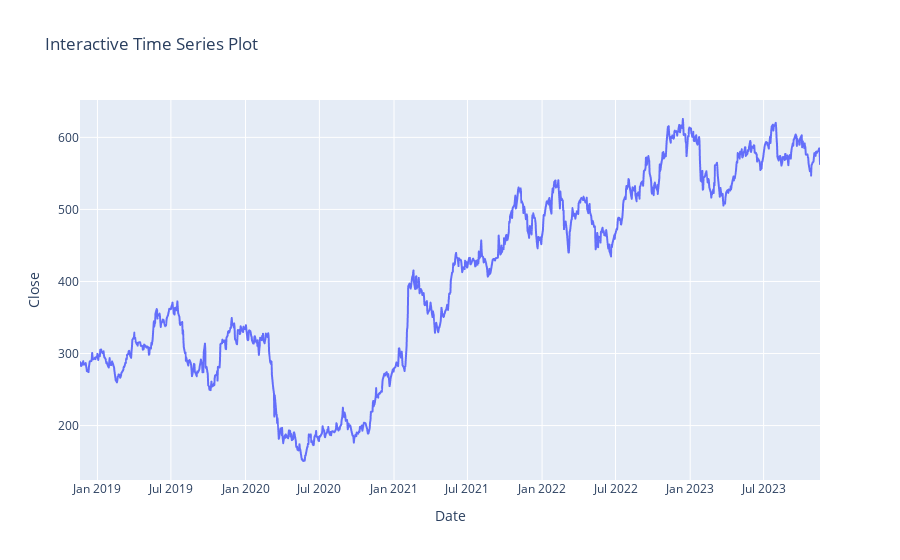

Write notebook code for a chart like this one.
### Code cell
# Time Series Analysis: Visualize rolling statistics
plt.figure(figsize=(12, 6))
sbi_data['Rolling Mean'] = sbi_data['Close'].rolling(window=30).mean()
sbi_data['Rolling Std'] = sbi_data['Close'].rolling(window=30).std()

plt.plot(sbi_data['Date'], sbi_data['Close'], label='Closing Price')
plt.plot(sbi_data['Date'], sbi_data['Rolling Mean'], label='Rolling Mean')
plt.plot(sbi_data['Date'], sbi_data['Rolling Std'], label='Rolling Std')
plt.title('SBI Stock Closing Prices with Rolling Statistics')
plt.xlabel('Date')
plt.ylabel('Closing Price')
plt.legend()
plt.show()

# Outlier Detection: Visualize outliers
plt.figure(figsize=(10, 6))
sns.boxplot(x=sbi_data['Close'])
plt.title('Boxplot of Closing Prices to Identify Outliers')
plt.show()

# Feature Distribution: Visualize distribution of features
plt.figure(figsize=(12, 8))
sns.pairplot(sbi_data[['Open', 'High', 'Low', 'Close']])
plt.suptitle('Pair Plot of Open, High, Low, and Close Prices')
plt.show()

# # Categorical Variable Analysis: Visualize counts of categorical variables
# plt.figure(figsize=(10, 6))
# sns.countplot(x='DayOfWeek', data=sbi_data)
# plt.title('Count of Data Points for Each Day of the Week')
# plt.show()

# Data Transformation: Log transformation
sbi_data['Log_Close'] = sbi_data['Close'].apply(lambda x: 0 if x == 0 else np.log(x + 1))

# Statistical Tests: Example of correlation test
correlation, p_value = scipy.stats.pearsonr(sbi_data['Close'], sbi_data['Volume'])
print(f'Correlation between Close Price and Volume: {correlation}, p-value: {p_value}')

# Interactive Visualizations: Using Plotly (install using: pip install plotly)
import plotly.express as px
fig = px.line(sbi_data, x='Date', y='Close', title='Interactive Time Series Plot')
fig.show()

### Figure 1 — Plotly figure (JSON) as saved in the notebook; plotly's stock layout.template omitted (floating-point values rounded to 4 significant figures; data arrays with more than 128 entries replaced by an {"elided": "..."} marker saying what was removed)
{"data": [{"hovertemplate": "Date=%{x}<br>Close=%{y}<extra></extra>", "legendgroup": "", "line": {"color": "#636efa", "dash": "solid"}, "marker": {"symbol": "circle"}, "mode": "lines", "name": "", "showlegend": false, "x": {"elided": "1236 str values"}, "xaxis": "x", "y": {"elided": "1236 float values"}, "yaxis": "y", "type": "scattergl"}], "layout": {"xaxis": {"anchor": "y", "domain": [0, 1], "title": {"text": "Date"}}, "yaxis": {"anchor": "x", "domain": [0, 1], "title": {"text": "Close"}}, "legend": {"tracegroupgap": 0}, "title": {"text": "Interactive Time Series Plot"}}}
